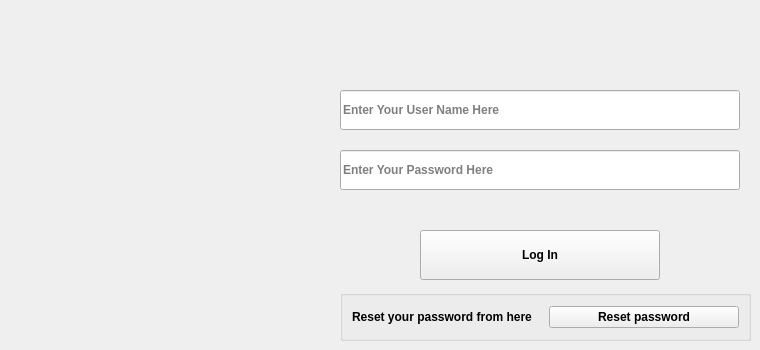
    <widget class="QWidget" name="tab_15">
     <attribute name="title">
      <string>Page</string>
     </attribute>
     <widget class="QPushButton" name="pushButton_22">
      <property name="geometry">
       <rect>
        <x>420</x>
        <y>230</y>
        <width>240</width>
        <height>50</height>
       </rect>
      </property>
      <property name="font">
       <font>
        <pointsize>9</pointsize>
        <weight>75</weight>
        <bold>true</bold>
       </font>
      </property>
      <property name="styleSheet">
       <string notr="true">border-color: rgb(255, 255, 0);</string>
      </property>
      <property name="text">
       <string>Log In</string>
      </property>
      <property name="icon">
       <iconset>
        <normaloff>icon/Webiconset-Application-Register.ico</normaloff>icon/Webiconset-Application-Register.ico</iconset>
      </property>
      <property name="iconSize">
       <size>
        <width>50</width>
        <height>50</height>
       </size>
      </property>
     </widget>
     <widget class="QLineEdit" name="lineEdit_29">
      <property name="geometry">
       <rect>
        <x>340</x>
        <y>90</y>
        <width>400</width>
        <height>40</height>
       </rect>
      </property>
      <property name="minimumSize">
       <size>
        <width>400</width>
        <height>40</height>
       </size>
      </property>
      <property name="maximumSize">
       <size>
        <width>600</width>
        <height>60</height>
       </size>
      </property>
      <property name="font">
       <font>
        <pointsize>9</pointsize>
        <weight>75</weight>
        <bold>true</bold>
       </font>
      </property>
      <property name="styleSheet">
       <string notr="true"/>
      </property>
      <property name="placeholderText">
       <string>Enter Your User Name Here </string>
      </property>
     </widget>
     <widget class="QLineEdit" name="lineEdit_33">
      <property name="geometry">
       <rect>
        <x>340</x>
        <y>150</y>
        <width>400</width>
        <height>40</height>
       </rect>
      </property>
      <property name="minimumSize">
       <size>
        <width>400</width>
        <height>40</height>
       </size>
      </property>
      <property name="maximumSize">
       <size>
        <width>600</width>
        <height>60</height>
       </size>
      </property>
      <property name="font">
       <font>
        <pointsize>9</pointsize>
        <weight>75</weight>
        <bold>true</bold>
       </font>
      </property>
      <property name="styleSheet">
       <string notr="true"/>
      </property>
      <property name="echoMode">
       <enum>QLineEdit::Password</enum>
      </property>
      <property name="placeholderText">
       <string>Enter Your Password Here </string>
      </property>
     </widget>
     <widget class="QGroupBox" name="groupBox_7">
      <property name="geometry">
       <rect>
        <x>340</x>
        <y>290</y>
        <width>411</width>
        <height>51</height>
       </rect>
      </property>
      <property name="title">
       <string/>
      </property>
      <layout class="QGridLayout" name="gridLayout">
       <item row="0" column="0">
        <widget class="QLabel" name="label_37">
         <property name="font">
          <font>
           <pointsize>9</pointsize>
           <weight>75</weight>
           <bold>true</bold>
          </font>
         </property>
         <property name="text">
          <string>Reset your password from here</string>
         </property>
        </widget>
       </item>
       <item row="0" column="1">
        <widget class="QPushButton" name="pushButton_26">
         <property name="font">
          <font>
           <pointsize>9</pointsize>
           <weight>75</weight>
           <bold>true</bold>
          </font>
         </property>
         <property name="text">
          <string>Reset password</string>
         </property>
        </widget>
       </item>
      </layout>
     </widget>
    </widget>
